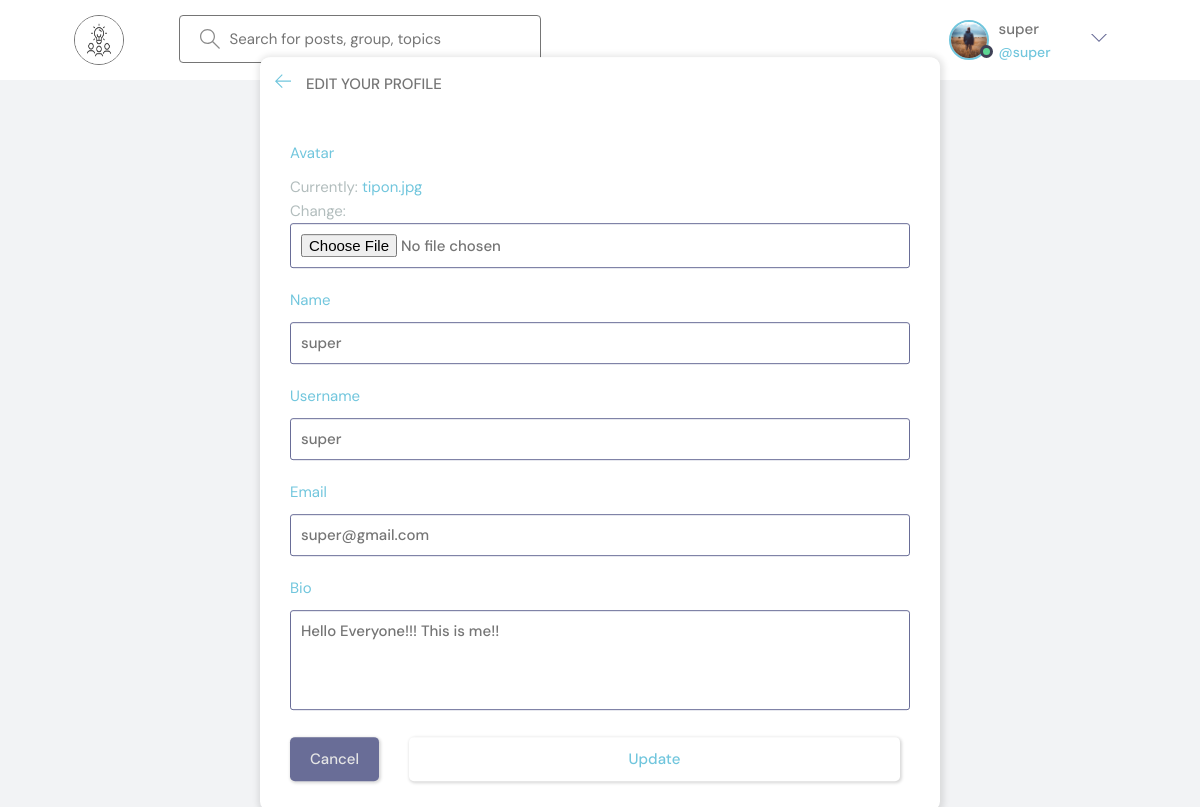
/update-user/ (signed in), run on the app's committed database.
### base/models.py (models this page shows)
class NewUser(AbstractUser):
    name = models.CharField(max_length=200, null=True)
    email = models.EmailField(unique=True, null=True)
    bio = models.TextField(null=True)
    avatar = models.ImageField(null=True, default="avatar.svg")
    USERNAME_FIELD = "email"
    REQUIRED_FIELDS = ["username"]

### base/views.py (the view)
# urls.py: path("update-user/", updateUser, name="update-user"),
@login_required(login_url="login")
def updateUser(request):
    user = request.user
    form = UserForm(instance=user)
    if request.method == "POST":
        form = UserForm(request.POST, request.FILES, instance=user)
        form.save()
        return redirect("user-profile", pk=user.id)
    return render(request, "base/update-user.html", {"form": form, "user_id": user.id})

### base/forms.py
class UserForm(ModelForm):
    class Meta:
        model = NewUser
        fields = ["avatar", "name", "username", "email", "bio"]

### base/templates/base/update-user.html (shortened to what this page needs)
{% extends 'main.html' %}
{% block content %}
<main class="update-account layout">
  <div class="container">
    <div class="layout__box">
      <div class="layout__boxHeader">
        <div class="layout__boxTitle">
          <a href="{% url 'home' %}">
            <svg version="1.1" xmlns="http://www.w3.org/2000/svg" width="32" height="32" viewBox="0 0 32 32">
              <title>arrow-left</title>
              <path
                d="M13.723 2.286l-13.723 13.714 13.719 13.714 1.616-1.611-10.96-10.96h27.625v-2.286h-27.625l10.965-10.965-1.616-1.607z">
              </path>
            </svg>
          </a>
          <h3>Edit your profile</h3>
        </div>
      </div>
      <div class="layout__body">
        <form class="form" action="" method="POST" enctype="multipart/form-data">
          {% for field in form %}
          <div class="form__group">
            <label for="profile_pic">{{field.label}}</label>
            {{field}}
          </div>
          {% endfor %}
          <div class="form__action">
            <a class="btn btn--dark" href="{% url 'user-profile' user_id %}">Cancel</a>
            <button class="btn btn--main" type="submit">Update</button>
          </div>
        </form>
      </div>
    </div>
  </div>
</main>
{% endblock content %}

### templates/main.html (shortened to what this page needs)
<!DOCTYPE html>
{% load static %}
<html lang="en">
<head>
    <link rel="stylesheet" href="{% static 'styles/main.css' %}" />
    <link rel="stylesheet" href="{% static 'styles/header.css' %}" />
</head>
<body>
    <nav class="header-nav">
        <header class="header header--loggedIn">
            <div class="container">
                <a href="{% url 'home' %}" class="header__logo">
                    <img src="{% static 'images/logo.jpg' %}" />
                </a>
                <form class="header__search" method="GET" action="{% url 'home' %}">
                    <label>
                        <input name="q" placeholder="Search for posts, group, topics" />
                    </label>
                </form>
                <nav class="header__menu">
                    {% if request.user.is_authenticated %}
                    <div class="header__user">
                        <a href="">
                            <div class="avatar avatar--medium active">
                                <img src="{{request.user.avatar.url}}" />
                            </div>
                            <p>{{request.user.username}} <span>@{{request.user.username}}</span></p>
                        </a>
                        <button class="dropdown-button">
                            <svg version="1.1" xmlns="http://www.w3.org/2000/svg" width="32" height="32" viewBox="0 0 32 32">
                                <title>user info</title>
                                <path d="M16 21l-13-13h-3l16 16 16-16h-3l-13 13z"></path>
                            </svg>
                        </button>
                    </div>
                    {% endif %}
                </nav>
            </div>
        </header>
        </nav>
    {% block content %}
    {% endblock %}
</body>

### static/styles/header.css (style rules this page uses)
.header { padding: 1.5rem; background-color: white; }
.header > .container { display: flex; gap: 5.5rem; }
.header__logo, .header__user { display: flex; gap: 2rem; align-items: center; }
.avatar { margin-right: 10px; }
.header__logo > img { height: 5rem; width: 5rem; border-radius: 50%; border: 1px solid #757575; }
.header__search > label { background-color: transparent; padding: 1.3rem 1rem; display: flex; align-items: center; gap: 1rem; border-radius: 4px; border: 1px solid #757575; }
.header__search svg { fill: var(--color-gray); width: 2rem; height: 2rem; margin-left: 1rem; }
.header__search input { width: 30rem; background: transparent; border: none; outline: none; color: #757575; }
.header__menu { margin-left: auto; position: relative; display: flex; }
.nav-button, button { margin-right: 10px; padding: 5px 10px; }
.header__menu a { display: flex; align-items: center; font-weight: 500; text-decoration: none; color: #757575; margin-right: 10px; }
.header__menu img { height: 3.6rem; }
.header__menu span { color: var(--color-main); font-weight: 500; font-size: 1.4rem; display: block; }
.header__menu svg { width: 1.6rem; height: 1.6rem; fill: var(--color-dark-light); }
.dropdown-button { background: transparent; border: 0; outline: 0; cursor: pointer; }
.layout { margin-top: 2.4rem; }
.layout > .container { display: flex; justify-content: space-between; align-items: flex-start; }
.layout__box { width: 90%; max-width: 48rem; min-height: 40rem; position: absolute; top: 50%; left: 50%; transform: translate(-50%, -46%); background-color: white; border-radius: 1rem; box-shadow: 1px 1px 6px 3px rgba(0, 0, 0, 0.1); overflow: hidden; }
.layout__boxHeader { display: flex; padding: 1.5rem; background-color: white; }
.layout__boxTitle { display: flex; gap: 1.5rem; align-items: center; }
.layout__boxTitle h3 { text-transform: uppercase; font-weight: 500; color: #757575; }
.layout__boxTitle svg { width: 1.6rem; height: 1.6rem; fill: var(--color-main); }
.layout__body { margin: 3rem; }

### data on the page
NewUser: user.avatar (picture), user.username "super", form "super" "super" "super@gmail.com" "Hello Everyone!!! This is me!!"

### other printed values
{{ field.label }} "Avatar" "Name" "Username" "Email" "Bio"
